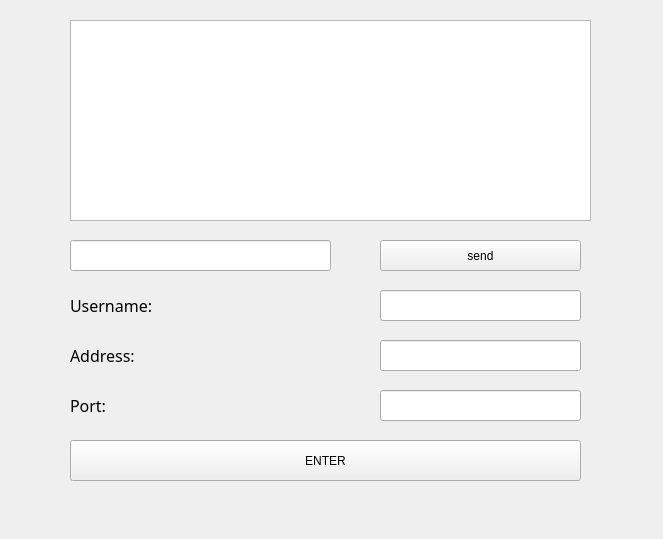
<?xml version="1.0" encoding="UTF-8"?>
<ui version="4.0">
 <class>TcpClient</class>
 <widget class="QMainWindow" name="TcpClient">
  <property name="geometry">
   <rect>
    <x>0</x>
    <y>0</y>
    <width>663</width>
    <height>539</height>
   </rect>
  </property>
  <property name="windowTitle">
   <string>TcpClient</string>
  </property>
  <widget class="QWidget" name="Qwidget">
   <widget class="QLineEdit" name="sendLineEdit">
    <property name="geometry">
     <rect>
      <x>70</x>
      <y>240</y>
      <width>261</width>
      <height>31</height>
     </rect>
    </property>
   </widget>
   <widget class="QLineEdit" name="userNameLineEdit">
    <property name="geometry">
     <rect>
      <x>380</x>
      <y>290</y>
      <width>201</width>
      <height>31</height>
     </rect>
    </property>
   </widget>
   <widget class="QLineEdit" name="serverIPLineEdit">
    <property name="geometry">
     <rect>
      <x>380</x>
      <y>340</y>
      <width>201</width>
      <height>31</height>
     </rect>
    </property>
   </widget>
   <widget class="QLineEdit" name="portLineEdit">
    <property name="geometry">
     <rect>
      <x>380</x>
      <y>390</y>
      <width>201</width>
      <height>31</height>
     </rect>
    </property>
   </widget>
   <widget class="QPushButton" name="sendBtn">
    <property name="geometry">
     <rect>
      <x>380</x>
      <y>240</y>
      <width>201</width>
      <height>31</height>
     </rect>
    </property>
    <property name="text">
     <string>send</string>
    </property>
   </widget>
   <widget class="QLabel" name="userNameLabel">
    <property name="geometry">
     <rect>
      <x>70</x>
      <y>290</y>
      <width>261</width>
      <height>31</height>
     </rect>
    </property>
    <property name="font">
     <font>
      <family>3ds</family>
      <pointsize>12</pointsize>
     </font>
    </property>
    <property name="text">
     <string>Username:</string>
    </property>
   </widget>
   <widget class="QLabel" name="serverIPLabel">
    <property name="geometry">
     <rect>
      <x>70</x>
      <y>340</y>
      <width>261</width>
      <height>31</height>
     </rect>
    </property>
    <property name="font">
     <font>
      <family>3ds</family>
      <pointsize>12</pointsize>
     </font>
    </property>
    <property name="text">
     <string>Address:</string>
    </property>
   </widget>
   <widget class="QLabel" name="portLabel">
    <property name="geometry">
     <rect>
      <x>70</x>
      <y>390</y>
      <width>261</width>
      <height>31</height>
     </rect>
    </property>
    <property name="font">
     <font>
      <family>3ds</family>
      <pointsize>12</pointsize>
     </font>
    </property>
    <property name="text">
     <string>Port:</string>
    </property>
   </widget>
   <widget class="QPushButton" name="enterBtn">
    <property name="geometry">
     <rect>
      <x>70</x>
      <y>440</y>
      <width>511</width>
      <height>41</height>
     </rect>
    </property>
    <property name="text">
     <string>ENTER</string>
    </property>
   </widget>
   <widget class="QListWidget" name="contentListWidget">
    <property name="geometry">
     <rect>
      <x>70</x>
      <y>20</y>
      <width>521</width>
      <height>201</height>
     </rect>
    </property>
   </widget>
  </widget>
 </widget>
 <resources/>
 <connections/>
</ui>
